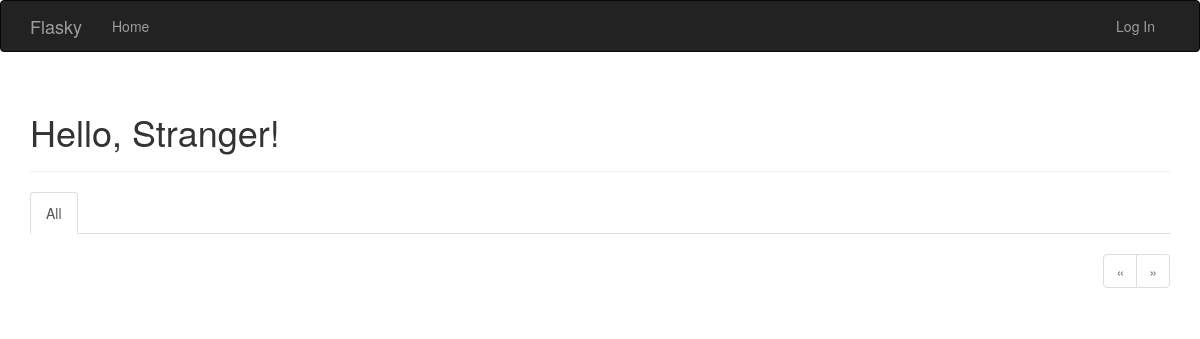
The app's page /, older data.
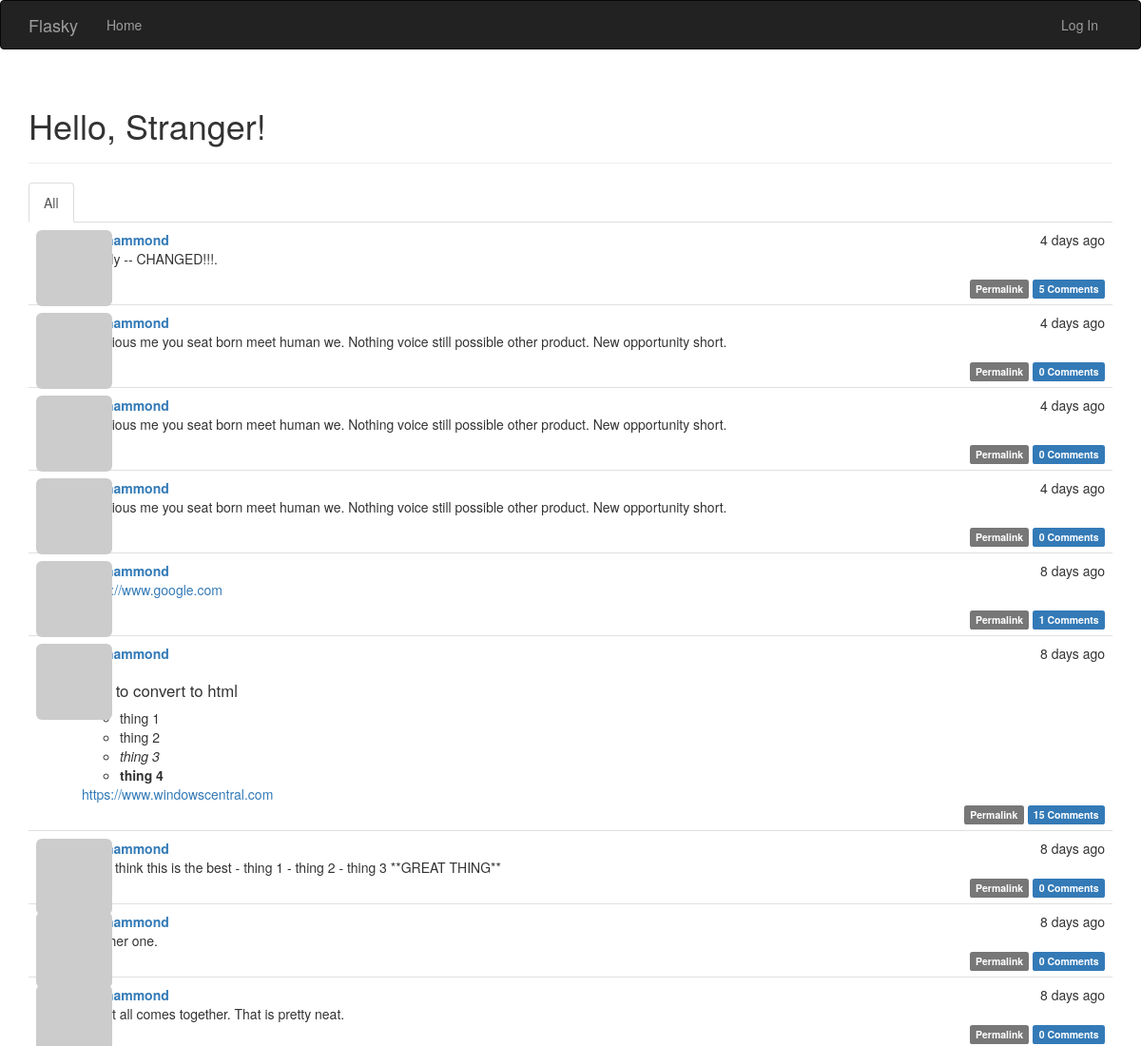
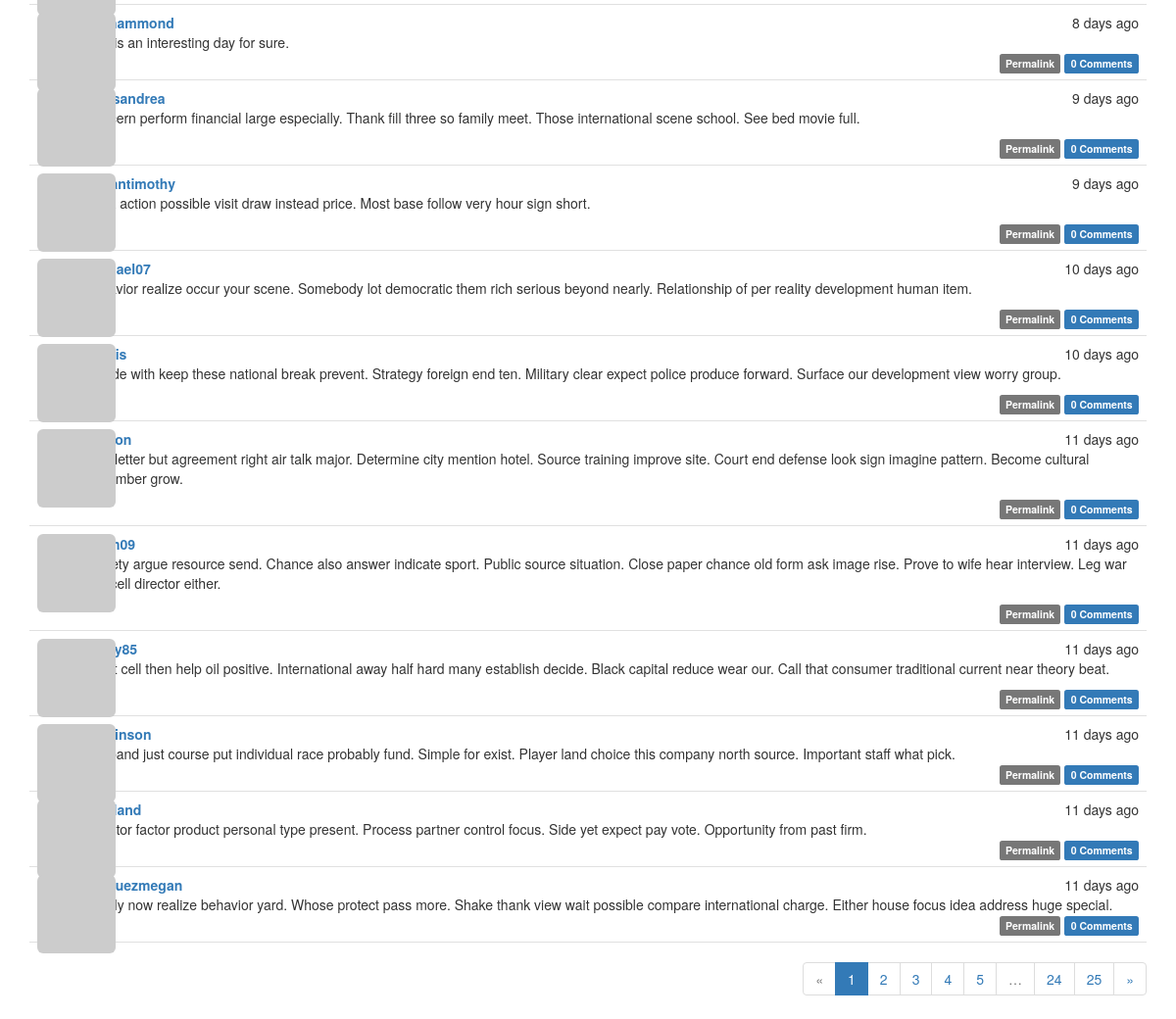
The same page, newer data (2 pictures, top to bottom).
### app/models.py (models this page shows, shortened)
class Post(db.Model):
    __tablename__ = 'posts'
    id = db.Column(db.Integer, primary_key=True)
    body = db.Column(db.Text)
    timestamp = db.Column(db.DateTime, index=True, default=datetime.utcnow)
    author_id = db.Column(db.Integer, db.ForeignKey('users.id'))
    body_html = db.Column(db.Text)
    comments = db.relationship('Comment', backref='post', lazy='dynamic')

class User(UserMixin, db.Model):
    __tablename__ = 'users'
    id = db.Column(db.Integer, primary_key=True)
    email = db.Column(db.String(64), unique=True, index=True)
    username = db.Column(db.String(64), unique=True, index=True)
    role_id = db.Column(db.Integer, db.ForeignKey('roles.id'))
    password_hash = db.Column(db.String(128))
    confirmed = db.Column(db.Boolean, default=False)
    name = db.Column(db.String(64))
    location = db.Column(db.String(64))
    about_me = db.Column(db.Text())
    member_since = db.Column(db.DateTime(), default=datetime.utcnow)
    last_seen = db.Column(db.DateTime(), default=datetime.utcnow)
    avatar_hash = db.Column(db.String(32))
    posts = db.relationship('Post', backref='author', lazy='dynamic')
    followed = db.relationship('Follow',
                               foreign_keys=[Follow.follower_id],
                               backref=db.backref('follower', lazy='joined'),
                               lazy='dynamic',
                               cascade='all, delete-orphan')
    followers = db.relationship('Follow',
                                foreign_keys=[Follow.followed_id],
                                backref=db.backref('followed', lazy='joined'),
                                lazy='dynamic',
                                cascade='all, delete-orphan')
    comments = db.relationship('Comment', backref='author', lazy='dynamic')
    @property
    def password(self):
        raise AttributeError('password is not a readable attribute')
    def gravatar_hash(self):
        return hashlib.md5(self.email.lower().encode('utf-8')).hexdigest()
    def gravatar(self, size=100, default='identicon', rating='g'):
        if request.is_secure:
            url = 'https://secure.gravatar.com/avatar'
        else:
            url = 'http://secure.gravatar.com/avatar'
        hash= self.avatar_hash or self.gravatar_hash()
        return '{url}/{hash}?s={size}&d={default}&r={rating}'.format(
                url=url, hash=hash, size=size, default=default, rating=rating)

### app/main/views.py (the view)
@main.route('/', methods=['GET', 'POST'])
def index():
    form = PostForm()
    if current_user.can(Permission.WRITE) and form.validate_on_submit():
        post = Post(body=form.body.data,
                    author=current_user._get_current_object())
        db.session.add(post)
        db.session.commit()
        return redirect(url_for('.index'))
    page = request.args.get('page', 1, type=int)
    show_followed = False
    if current_user.is_authenticated:
        show_followed = bool(request.cookies.get('show_followed', ''))
    if show_followed:
        query = current_user.followed_posts
    else:
        query = Post.query
    pagination = query.order_by(Post.timestamp.desc()).paginate(
            page, per_page=current_app.config['FLASKY_POSTS_PER_PAGE'],
            error_out=False)
    posts = pagination.items
    return render_template('index.html', form=form, posts=posts,
                           show_followed=show_followed, pagination=pagination)

### app/auth/views.py (called while the page is built)
@auth.before_app_request
def before_request():
    if current_user.is_authenticated:
        current_user.ping()
        if not current_user.confirmed \
                and request.endpoint \
                and request.blueprint != 'auth' \
                and request.endpoint != 'static':
            return redirect(url_for('auth.unconfirmed'))

### app/main/__init__.py (called while the page is built)
@main.app_context_processor
def inject_permissions():
    return dict(Permission=Permission)

### app/models.py (called while the page is built)
    def can(self, permissions):
        return False

    def is_administrator(self):
        return False

### app/templates/index.html (shortened to what this page needs)
{% extends "base.html" %}
{% import "bootstrap/wtf.html" as wtf %}
{% import "_macros.html" as macros %}
{% block page_content %}
<div class="page-header">
    <h1>Hello, {% if current_user.is_authenticated %}{{ current_user.username }}{% else %}Stranger{% endif %}!</h1>
</div>
<div class="post-tabs">
    <ul class="nav nav-tabs">
        <li {% if not show_followed %} class="active"{% endif %}><a href="{{ url_for('.show_all') }}">All</a></li>
    </ul>
    {% include '_posts.html' %}
</div>
{% if pagination %}
<div class="pagination">
    {{ macros.pagination_widget(pagination, '.index') }}
</div>
{% endif %}
{% endblock %}

### app/templates/_posts.html (shortened to what this page needs)
<ul class="posts">
    {% for post in posts %}
        <li class="post">
            <div class="profile-thumbnail">
                <a href="{{ url_for('.user', username=post.author.username) }}">
                    <img class="img-rounded profile-thumbnail" src="{{ post.author.gravatar(size=40) }}">
                </a>
            </div>
            <div class="post-content">
                <div class="post-date">{{ moment(post.timestamp).fromNow() }}</div>
                <div class="post-author"><a href="{{ url_for('.user', username=post.author.username) }}">{{ post.author.username }}</a></div>
                <div class="post-body">
                    {% if post.body_html %}
                        {{ post.body_html | safe }}
                    {% else %}
                        {{ post.body }}
                    {% endif %}
                </div>
                <div class="post-footer">
                    <a href="{{ url_for('.post', id=post.id) }}">
                        <span class="label label-default">Permalink</span>
                    </a>
                    <a href="{{ url_for('.post', id=post.id) }}#comments">
                        <span class="label label-primary">{{ post.comments.count() }} Comments</span>
                    </a>
                </div>
            </div>
        </li>
    {% endfor %}
</ul>

Row changes from the older to the newer data that the page shows:
added Post: timestamp "4 days ago", author.username "benhammond", body_html "Finally -- CHANGED!!!.", comments.count "5"
added Post: timestamp "4 days ago", author.username "benhammond", body_html "Religious me you seat born meet human we. Nothing voice still possible other product. New opportunity short.", comments.count "0"
added Post: timestamp "4 days ago", author.username "benhammond", body_html "Religious me you seat born meet human we. Nothing voice still possible other product. New opportunity short.", comments.count "0"
added Post: timestamp "4 days ago", author.username "benhammond", body_html "Religious me you seat born meet human we. Nothing voice still possible other product. New opportunity short.", comments.count "0"
added Post: timestamp "8 days ago", author.username "benhammond", body_html "https://www.google.com", comments.count "1"
added Post: timestamp "8 days ago", author.username "benhammond", body_html "Test to convert to html thing 1 thing 2 thing 3 thing 4 https://www.windowscentral.com", comments.count "15"
added Post: timestamp "8 days ago", author.username "benhammond", body "### I think this is the best - thing 1 - thing 2 - thing 3 **GREAT THING**", comments.count "0"
added Post: timestamp "8 days ago", author.username "benhammond", body "Another one.", comments.count "0"
added Post: timestamp "8 days ago", author.username "benhammond", body "And it all comes together. That is pretty neat.", comments.count "0"
added Post: timestamp "8 days ago", author.username "benhammond", body "This is an interesting day for sure.", comments.count "0"
added Post: timestamp "9 days ago", author.username "jonesandrea", body_html "Concern perform financial large especially. Thank fill three so family meet. Those international scene school. See bed movie full.", comments.count "0"
added Post: timestamp "9 days ago", author.username "romantimothy", body_html "Work action possible visit draw instead price. Most base follow very hour sign short.", comments.count "0"
added Post: timestamp "10 days ago", author.username "michael07", body_html "Behavior realize occur your scene. Somebody lot democratic them rich serious beyond nearly. Relationship of per reality development human item.", comments.count "0"
added Post: timestamp "10 days ago", body_html "Decide with keep these national break prevent. Strategy foreign end ten. Military clear expect police produce forward. Surface our development view worry group.", comments.count "0"
added Post: timestamp "11 days ago", body_html "Risk letter but agreement right air talk major. Determine city mention hotel. Source training improve site. Court end defense look sign imagine pattern. Become cultural remember grow.", comments.count "0"
added Post: timestamp "11 days ago", body_html "Society argue resource send. Chance also answer indicate sport. Public source situation. Close paper chance old form ask image rise. Prove to wife hear interview. Leg war fine cell director either.", comments.count "0"
added Post: timestamp "11 days ago", body_html "Effort cell then help oil positive. International away half hard many establish decide. Black capital reduce wear our. Call that consumer traditional current near theory beat.", comments.count "0"
added Post: timestamp "11 days ago", author.username "grobinson", body "Husband just course put individual race probably fund. Simple for exist. Player land choice this company north source. Important staff what pick.", comments.count "0"
added Post: timestamp "11 days ago", body "Director factor product personal type present. Process partner control focus. Side yet expect pay vote. Opportunity from past firm.", comments.count "0"
added Post: timestamp "11 days ago", author.username "vasquezmegan", body "Family now realize behavior yard. Whose protect pass more. Shake thank view wait possible compare international charge. Either house focus idea address huge special.", comments.count "0"
Text that changed along with them:
new list line: "1"
new list line: "2"
new list line: "3"
new list line: "4"
new list line: "5"
new list line: "24"
new list line: "25"
